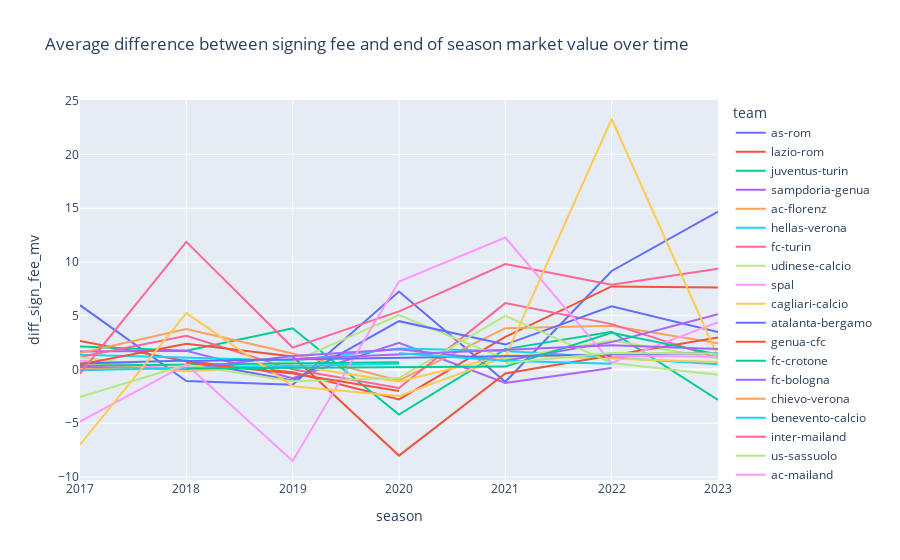

Notebook cell for this chart:
### Code cell
px.line(
    df_diff_sign_fee_mv,
    x="season",
    y="diff_sign_fee_mv",
    color="team",
    title="Average difference between signing fee and end of season market value over time",
)

### Figure 1 — Plotly figure (JSON) as saved in the notebook; plotly's stock layout.template omitted (floating-point values rounded to 4 significant figures)
{"data": [{"hovertemplate": "team=as-rom<br>season=%{x}<br>diff_sign_fee_mv=%{y}<extra></extra>", "legendgroup": "as-rom", "line": {"color": "#636efa", "dash": "solid"}, "marker": {"symbol": "circle"}, "mode": "lines", "name": "as-rom", "orientation": "v", "showlegend": true, "type": "scatter", "x": [2017, 2018, 2019, 2020, 2021, 2022, 2023], "xaxis": "x", "y": [5.985, -1.079, -1.414, 7.25, -1.144, 9.167, 14.7], "yaxis": "y"}, {"hovertemplate": "team=lazio-rom<br>season=%{x}<br>diff_sign_fee_mv=%{y}<extra></extra>", "legendgroup": "lazio-rom", "line": {"color": "#EF553B", "dash": "solid"}, "marker": {"symbol": "circle"}, "mode": "lines", "name": "lazio-rom", "orientation": "v", "showlegend": true, "type": "scatter", "x": [2017, 2018, 2019, 2020, 2021, 2022, 2023], "xaxis": "x", "y": [2.66, 0.7667, -0.261, -2.783, 3.033, 7.731, 7.638], "yaxis": "y"}, {"hovertemplate": "team=juventus-turin<br>season=%{x}<br>diff_sign_fee_mv=%{y}<extra></extra>", "legendgroup": "juventus-turin", "line": {"color": "#00cc96", "dash": "solid"}, "marker": {"symbol": "circle"}, "mode": "lines", "name": "juventus-turin", "orientation": "v", "showlegend": true, "type": "scatter", "x": [2017, 2018, 2019, 2020, 2021, 2022, 2023], "xaxis": "x", "y": [2.144, 1.738, 3.833, -4.2, 1.9, 3.513, -2.825], "yaxis": "y"}, {"hovertemplate": "team=sampdoria-genua<br>season=%{x}<br>diff_sign_fee_mv=%{y}<extra></extra>", "legendgroup": "sampdoria-genua", "line": {"color": "#ab63fa", "dash": "solid"}, "marker": {"symbol": "circle"}, "mode": "lines", "name": "sampdoria-genua", "orientation": "v", "showlegend": true, "type": "scatter", "x": [2017, 2018, 2019, 2020, 2021, 2022], "xaxis": "x", "y": [1.678, 1.75, -0.8, 2.494, -1.25, 0.15], "yaxis": "y"}, {"hovertemplate": "team=ac-florenz<br>season=%{x}<br>diff_sign_fee_mv=%{y}<extra></extra>", "legendgroup": "ac-florenz", "line": {"color": "#FFA15A", "dash": "solid"}, "marker": {"symbol": "circle"}, "mode": "lines", "name": "ac-florenz", "orientation": "v", "showlegend": true, "type": "scatter", "x": [2017, 2018, 2019, 2020, 2021, 2022, 2023], "xaxis": "x", "y": [1.538, 3.767, 1.483, -1.011, 3.85, 4.068, 2.439], "yaxis": "y"}, {"hovertemplate": "team=hellas-verona<br>season=%{x}<br>diff_sign_fee_mv=%{y}<extra></extra>", "legendgroup": "hellas-verona", "line": {"color": "#19d3f3", "dash": "solid"}, "marker": {"symbol": "circle"}, "mode": "lines", "name": "hellas-verona", "orientation": "v", "showlegend": true, "type": "scatter", "x": [2017, 2019, 2020, 2021, 2022, 2023], "xaxis": "x", "y": [1.371, 0.8306, 1.945, 1.733, 1.11, 0.4917], "yaxis": "y"}, {"hovertemplate": "team=fc-turin<br>season=%{x}<br>diff_sign_fee_mv=%{y}<extra></extra>", "legendgroup": "fc-turin", "line": {"color": "#FF6692", "dash": "solid"}, "marker": {"symbol": "circle"}, "mode": "lines", "name": "fc-turin", "orientation": "v", "showlegend": true, "type": "scatter", "x": [2017, 2018, 2019, 2020, 2021, 2022, 2023], "xaxis": "x", "y": [1.158, 3.145, 0.01667, -1.725, 6.175, 4.224, 1.069], "yaxis": "y"}, {"hovertemplate": "team=udinese-calcio<br>season=%{x}<br>diff_sign_fee_mv=%{y}<extra></extra>", "legendgroup": "udinese-calcio", "line": {"color": "#B6E880", "dash": "solid"}, "marker": {"symbol": "circle"}, "mode": "lines", "name": "udinese-calcio", "orientation": "v", "showlegend": true, "type": "scatter", "x": [2017, 2018, 2019, 2020, 2021, 2022, 2023], "xaxis": "x", "y": [1.148, -0.1143, 0.715, 5.067, 0.9833, 2.696, 1.032], "yaxis": "y"}, {"hovertemplate": "team=spal<br>season=%{x}<br>diff_sign_fee_mv=%{y}<extra></extra>", "legendgroup": "spal", "line": {"color": "#FF97FF", "dash": "solid"}, "marker": {"symbol": "circle"}, "mode": "lines", "name": "spal", "orientation": "v", "showlegend": true, "type": "scatter", "x": [2017, 2018, 2019], "xaxis": "x", "y": [0.839, -0.03333, 0.4062], "yaxis": "y"}, {"hovertemplate": "team=cagliari-calcio<br>season=%{x}<br>diff_sign_fee_mv=%{y}<extra></extra>", "legendgroup": "cagliari-calcio", "line": {"color": "#FECB52", "dash": "solid"}, "marker": {"symbol": "circle"}, "mode": "lines", "name": "cagliari-calcio", "orientation": "v", "showlegend": true, "type": "scatter", "x": [2017, 2018, 2019, 2020, 2021, 2023], "xaxis": "x", "y": [0.6511, -0.1786, 0.3714, -1.126, 1.317, 0.6889], "yaxis": "y"}, {"hovertemplate": "team=atalanta-bergamo<br>season=%{x}<br>diff_sign_fee_mv=%{y}<extra></extra>", "legendgroup": "atalanta-bergamo", "line": {"color": "#636efa", "dash": "solid"}, "marker": {"symbol": "circle"}, "mode": "lines", "name": "atalanta-bergamo", "orientation": "v", "showlegend": true, "type": "scatter", "x": [2017, 2018, 2019, 2020, 2021, 2022, 2023], "xaxis": "x", "y": [0.5669, 0.8333, -1.03, 4.498, 2.32, 5.883, 3.486], "yaxis": "y"}, {"hovertemplate": "team=genua-cfc<br>season=%{x}<br>diff_sign_fee_mv=%{y}<extra></extra>", "legendgroup": "genua-cfc", "line": {"color": "#EF553B", "dash": "solid"}, "marker": {"symbol": "circle"}, "mode": "lines", "name": "genua-cfc", "orientation": "v", "showlegend": true, "type": "scatter", "x": [2017, 2018, 2019, 2020, 2021, 2023], "xaxis": "x", "y": [0.455, 2.405, 1.206, -8.009, -0.3667, 2.988], "yaxis": "y"}, {"hovertemplate": "team=fc-crotone<br>season=%{x}<br>diff_sign_fee_mv=%{y}<extra></extra>", "legendgroup": "fc-crotone", "line": {"color": "#00cc96", "dash": "solid"}, "marker": {"symbol": "circle"}, "mode": "lines", "name": "fc-crotone", "orientation": "v", "showlegend": true, "type": "scatter", "x": [2017, 2020], "xaxis": "x", "y": [0.3563, 0.686], "yaxis": "y"}, {"hovertemplate": "team=fc-bologna<br>season=%{x}<br>diff_sign_fee_mv=%{y}<extra></extra>", "legendgroup": "fc-bologna", "line": {"color": "#ab63fa", "dash": "solid"}, "marker": {"symbol": "circle"}, "mode": "lines", "name": "fc-bologna", "orientation": "v", "showlegend": true, "type": "scatter", "x": [2017, 2018, 2019, 2020, 2021, 2022, 2023], "xaxis": "x", "y": [0.23, 0.065, 1.255, 1.885, 0.815, 2.547, 5.15], "yaxis": "y"}, {"hovertemplate": "team=chievo-verona<br>season=%{x}<br>diff_sign_fee_mv=%{y}<extra></extra>", "legendgroup": "chievo-verona", "line": {"color": "#FFA15A", "dash": "solid"}, "marker": {"symbol": "circle"}, "mode": "lines", "name": "chievo-verona", "orientation": "v", "showlegend": true, "type": "scatter", "x": [2017, 2018], "xaxis": "x", "y": [0.03, 0.1864], "yaxis": "y"}, {"hovertemplate": "team=benevento-calcio<br>season=%{x}<br>diff_sign_fee_mv=%{y}<extra></extra>", "legendgroup": "benevento-calcio", "line": {"color": "#19d3f3", "dash": "solid"}, "marker": {"symbol": "circle"}, "mode": "lines", "name": "benevento-calcio", "orientation": "v", "showlegend": true, "type": "scatter", "x": [2017, 2020], "xaxis": "x", "y": [-0.07308, 0.525], "yaxis": "y"}, {"hovertemplate": "team=inter-mailand<br>season=%{x}<br>diff_sign_fee_mv=%{y}<extra></extra>", "legendgroup": "inter-mailand", "line": {"color": "#FF6692", "dash": "solid"}, "marker": {"symbol": "circle"}, "mode": "lines", "name": "inter-mailand", "orientation": "v", "showlegend": true, "type": "scatter", "x": [2017, 2018, 2019, 2020, 2021, 2022, 2023], "xaxis": "x", "y": [-0.3857, 11.88, 2.04, 5.412, 9.81, 7.887, 9.373], "yaxis": "y"}, {"hovertemplate": "team=us-sassuolo<br>season=%{x}<br>diff_sign_fee_mv=%{y}<extra></extra>", "legendgroup": "us-sassuolo", "line": {"color": "#B6E880", "dash": "solid"}, "marker": {"symbol": "circle"}, "mode": "lines", "name": "us-sassuolo", "orientation": "v", "showlegend": true, "type": "scatter", "x": [2017, 2018, 2019, 2020, 2021, 2022, 2023], "xaxis": "x", "y": [-2.567, 0.4353, -1.097, -0.7943, 5, 0.615, -0.5], "yaxis": "y"}, {"hovertemplate": "team=ac-mailand<br>season=%{x}<br>diff_sign_fee_mv=%{y}<extra></extra>", "legendgroup": "ac-mailand", "line": {"color": "#FF97FF", "dash": "solid"}, "marker": {"symbol": "circle"}, "mode": "lines", "name": "ac-mailand", "orientation": "v", "showlegend": true, "type": "scatter", "x": [2017, 2018, 2019, 2020, 2021, 2022, 2023], "xaxis": "x", "y": [-4.848, 0.47, -8.512, 8.185, 12.28, 0.6143, 4.41], "yaxis": "y"}, {"hovertemplate": "team=ssc-neapel<br>season=%{x}<br>diff_sign_fee_mv=%{y}<extra></extra>", "legendgroup": "ssc-neapel", "line": {"color": "#FECB52", "dash": "solid"}, "marker": {"symbol": "circle"}, "mode": "lines", "name": "ssc-neapel", "orientation": "v", "showlegend": true, "type": "scatter", "x": [2017, 2018, 2019, 2020, 2021, 2022, 2023], "xaxis": "x", "y": [-6.998, 5.244, -1.55, -2.467, 1.167, 23.31, 1.183], "yaxis": "y"}, {"hovertemplate": "team=frosinone-calcio<br>season=%{x}<br>diff_sign_fee_mv=%{y}<extra></extra>", "legendgroup": "frosinone-calcio", "line": {"color": "#636efa", "dash": "solid"}, "marker": {"symbol": "circle"}, "mode": "lines", "name": "frosinone-calcio", "orientation": "v", "showlegend": true, "type": "scatter", "x": [2018, 2023], "xaxis": "x", "y": [0.7867, 1.538], "yaxis": "y"}, {"hovertemplate": "team=parma-calcio-1913<br>season=%{x}<br>diff_sign_fee_mv=%{y}<extra></extra>", "legendgroup": "parma-calcio-1913", "line": {"color": "#EF553B", "dash": "solid"}, "marker": {"symbol": "circle"}, "mode": "lines", "name": "parma-calcio-1913", "orientation": "v", "showlegend": true, "type": "scatter", "x": [2018, 2019, 2020], "xaxis": "x", "y": [0.6398, -0.363, -2], "yaxis": "y"}, {"hovertemplate": "team=fc-empoli<br>season=%{x}<br>diff_sign_fee_mv=%{y}<extra></extra>", "legendgroup": "fc-empoli", "line": {"color": "#00cc96", "dash": "solid"}, "marker": {"symbol": "circle"}, "mode": "lines", "name": "fc-empoli", "orientation": "v", "showlegend": true, "type": "scatter", "x": [2018, 2021, 2022, 2023], "xaxis": "x", "y": [0.08333, 0.2688, 3.425, 1.387], "yaxis": "y"}, {"hovertemplate": "team=us-lecce<br>season=%{x}<br>diff_sign_fee_mv=%{y}<extra></extra>", "legendgroup": "us-lecce", "line": {"color": "#ab63fa", "dash": "solid"}, "marker": {"symbol": "circle"}, "mode": "lines", "name": "us-lecce", "orientation": "v", "showlegend": true, "type": "scatter", "x": [2019, 2022, 2023], "xaxis": "x", "y": [0.97, 2.247, 1.9], "yaxis": "y"}, {"hovertemplate": "team=brescia-calcio<br>season=%{x}<br>diff_sign_fee_mv=%{y}<extra></extra>", "legendgroup": "brescia-calcio", "line": {"color": "#FFA15A", "dash": "solid"}, "marker": {"symbol": "circle"}, "mode": "lines", "name": "brescia-calcio", "orientation": "v", "showlegend": true, "type": "scatter", "x": [2019], "xaxis": "x", "y": [0.3028], "yaxis": "y"}, {"hovertemplate": "team=spezia-calcio<br>season=%{x}<br>diff_sign_fee_mv=%{y}<extra></extra>", "legendgroup": "spezia-calcio", "line": {"color": "#19d3f3", "dash": "solid"}, "marker": {"symbol": "circle"}, "mode": "lines", "name": "spezia-calcio", "orientation": "v", "showlegend": true, "type": "scatter", "x": [2020, 2021, 2022], "xaxis": "x", "y": [1.506, 0.8133, 0.525], "yaxis": "y"}, {"hovertemplate": "team=venezia-fc<br>season=%{x}<br>diff_sign_fee_mv=%{y}<extra></extra>", "legendgroup": "venezia-fc", "line": {"color": "#FF6692", "dash": "solid"}, "marker": {"symbol": "circle"}, "mode": "lines", "name": "venezia-fc", "orientation": "v", "showlegend": true, "type": "scatter", "x": [2021], "xaxis": "x", "y": [0.7362], "yaxis": "y"}, {"hovertemplate": "team=us-salernitana-1919<br>season=%{x}<br>diff_sign_fee_mv=%{y}<extra></extra>", "legendgroup": "us-salernitana-1919", "line": {"color": "#B6E880", "dash": "solid"}, "marker": {"symbol": "circle"}, "mode": "lines", "name": "us-salernitana-1919", "orientation": "v", "showlegend": true, "type": "scatter", "x": [2021, 2022, 2023], "xaxis": "x", "y": [0.595, 1.542, 1.491], "yaxis": "y"}, {"hovertemplate": "team=ac-monza<br>season=%{x}<br>diff_sign_fee_mv=%{y}<extra></extra>", "legendgroup": "ac-monza", "line": {"color": "#FF97FF", "dash": "solid"}, "marker": {"symbol": "circle"}, "mode": "lines", "name": "ac-monza", "orientation": "v", "showlegend": true, "type": "scatter", "x": [2022, 2023], "xaxis": "x", "y": [1.263, 1.2], "yaxis": "y"}, {"hovertemplate": "team=us-cremonese<br>season=%{x}<br>diff_sign_fee_mv=%{y}<extra></extra>", "legendgroup": "us-cremonese", "line": {"color": "#FECB52", "dash": "solid"}, "marker": {"symbol": "circle"}, "mode": "lines", "name": "us-cremonese", "orientation": "v", "showlegend": true, "type": "scatter", "x": [2022], "xaxis": "x", "y": [0.2531], "yaxis": "y"}], "layout": {"legend": {"title": {"text": "team"}, "tracegroupgap": 0}, "title": {"text": "Average difference between signing fee and end of season market value over time"}, "xaxis": {"anchor": "y", "domain": [0, 1], "title": {"text": "season"}}, "yaxis": {"anchor": "x", "domain": [0, 1], "title": {"text": "diff_sign_fee_mv"}}}}
